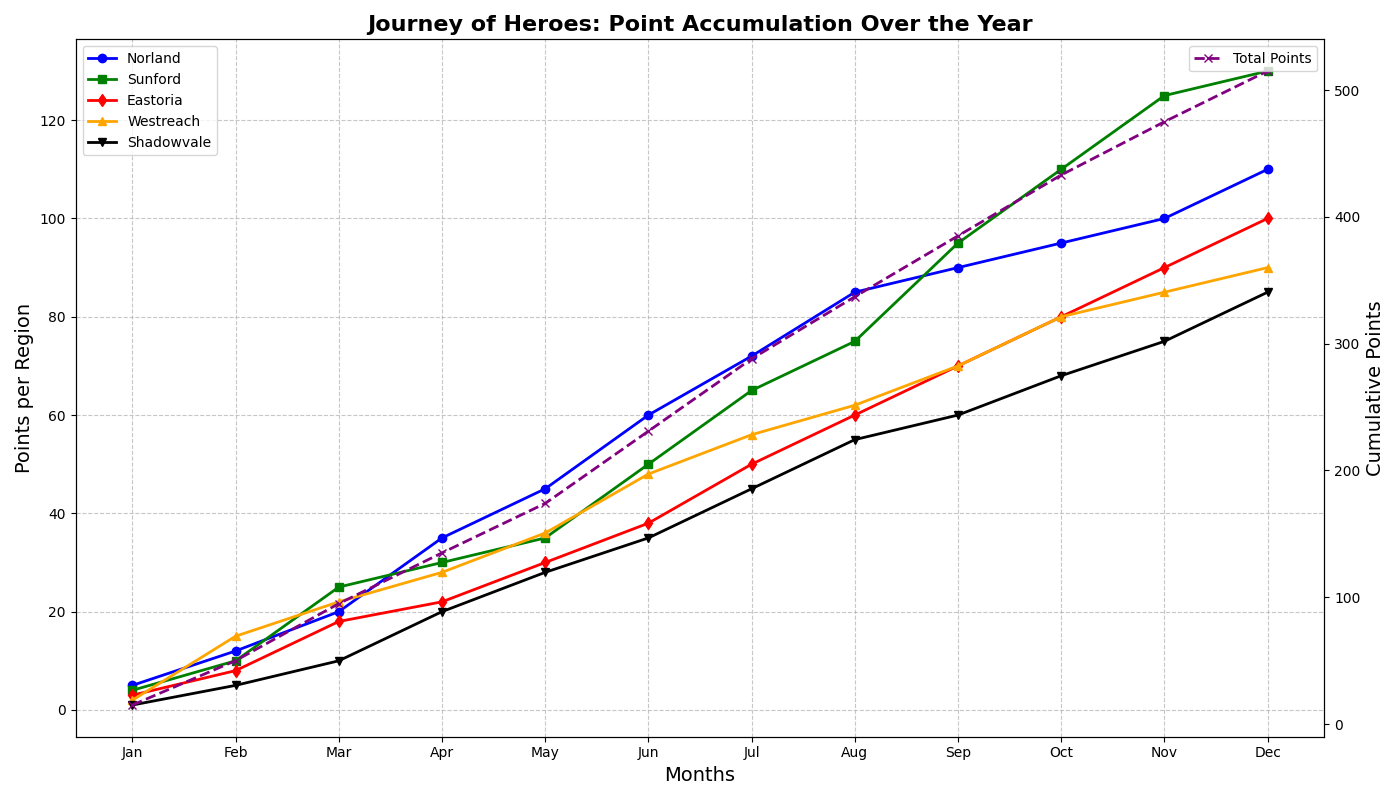

Here is the Python script that generated this plot:
import matplotlib.pyplot as plt
import numpy as np

# Data construction
months = ['Jan', 'Feb', 'Mar', 'Apr', 'May', 'Jun', 'Jul', 'Aug', 'Sep', 'Oct', 'Nov', 'Dec']

# Point accumulation trends for five different hero regions
regions = ['Norland', 'Sunford', 'Eastoria', 'Westreach', 'Shadowvale']
points_norland = np.array([5, 12, 20, 35, 45, 60, 72, 85, 90, 95, 100, 110])
points_sunford = np.array([4, 10, 25, 30, 35, 50, 65, 75, 95, 110, 125, 130])
points_eastoria = np.array([3, 8, 18, 22, 30, 38, 50, 60, 70, 80, 90, 100])
points_westreach = np.array([2, 15, 22, 28, 36, 48, 56, 62, 70, 80, 85, 90])
points_shadowvale = np.array([1, 5, 10, 20, 28, 35, 45, 55, 60, 68, 75, 85])

fig, ax1 = plt.subplots(figsize=(14, 8))
ax2 = ax1.twinx()

# Plot cumulative points for all regions for overall event analysis
cumulative_points = points_norland + points_sunford + points_eastoria + points_westreach + points_shadowvale
ax2.plot(months, cumulative_points, color='purple', linestyle='--', marker='x', label='Total Points', linewidth=2)

# Plot individual regions' points with distinct styles
ax1.plot(months, points_norland, marker='o', linestyle='-', color='blue', linewidth=2, label='Norland')
ax1.plot(months, points_sunford, marker='s', linestyle='-', color='green', linewidth=2, label='Sunford')
ax1.plot(months, points_eastoria, marker='d', linestyle='-', color='red', linewidth=2, label='Eastoria')
ax1.plot(months, points_westreach, marker='^', linestyle='-', color='orange', linewidth=2, label='Westreach')
ax1.plot(months, points_shadowvale, marker='v', linestyle='-', color='black', linewidth=2, label='Shadowvale')

# Set chart title and labels
ax1.set_title('Journey of Heroes: Point Accumulation Over the Year', fontsize=16, fontweight='bold')
ax1.set_xlabel('Months', fontsize=14)
ax1.set_ylabel('Points per Region', fontsize=14)
ax2.set_ylabel('Cumulative Points', fontsize=14)

# Add grid for better readability
ax1.grid(True, linestyle='--', alpha=0.7)

# Add legends
ax1.legend(loc='upper left', fontsize=10)
ax2.legend(loc='upper right', fontsize=10)

# Automatically adjust layout to prevent overlap
plt.tight_layout()

plt.show()
